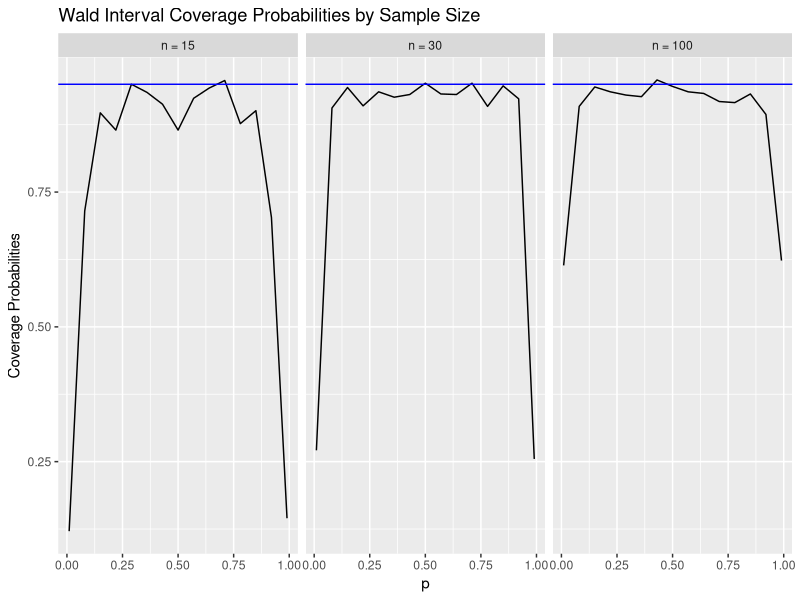
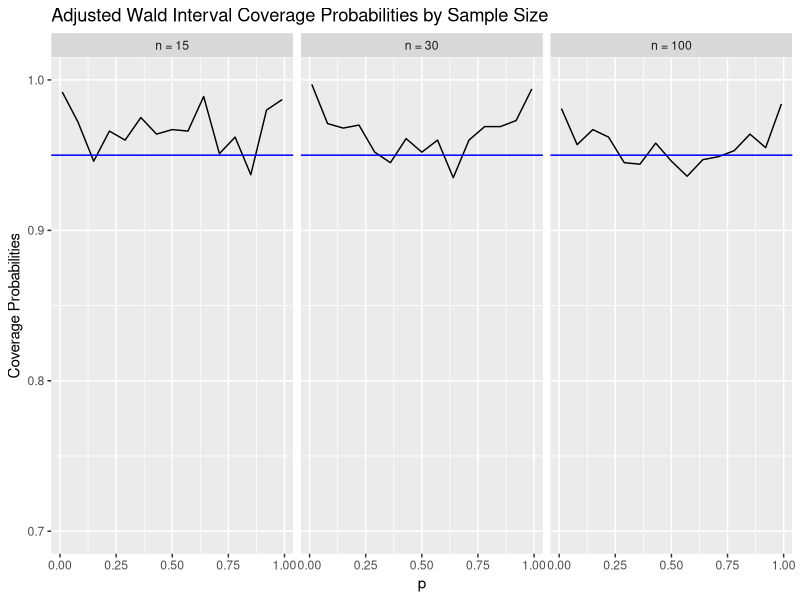
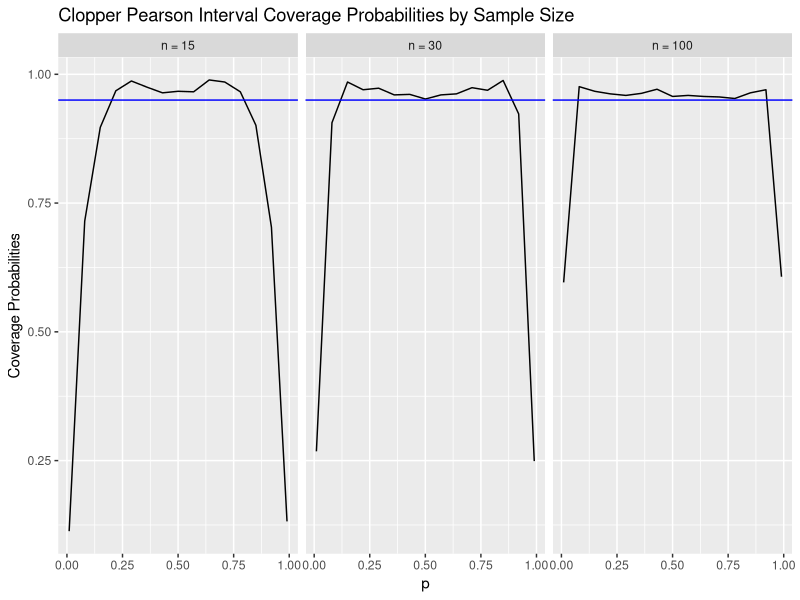
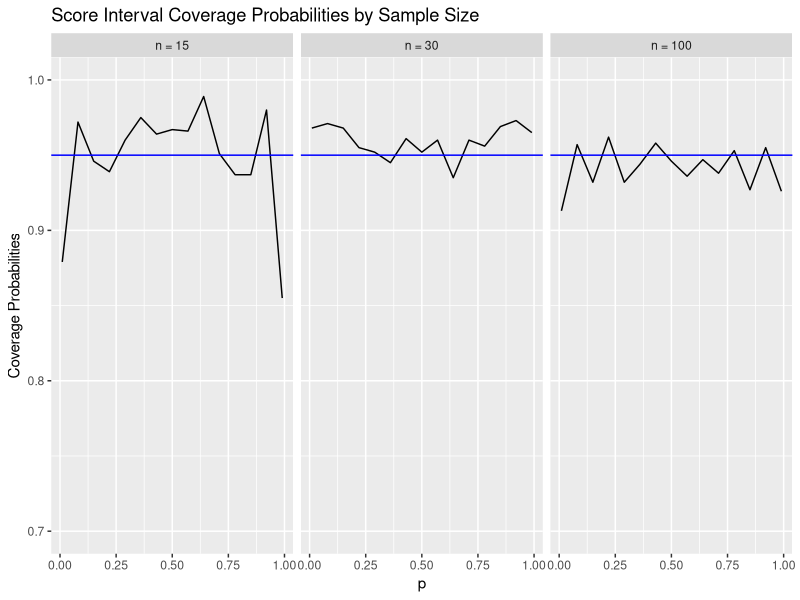
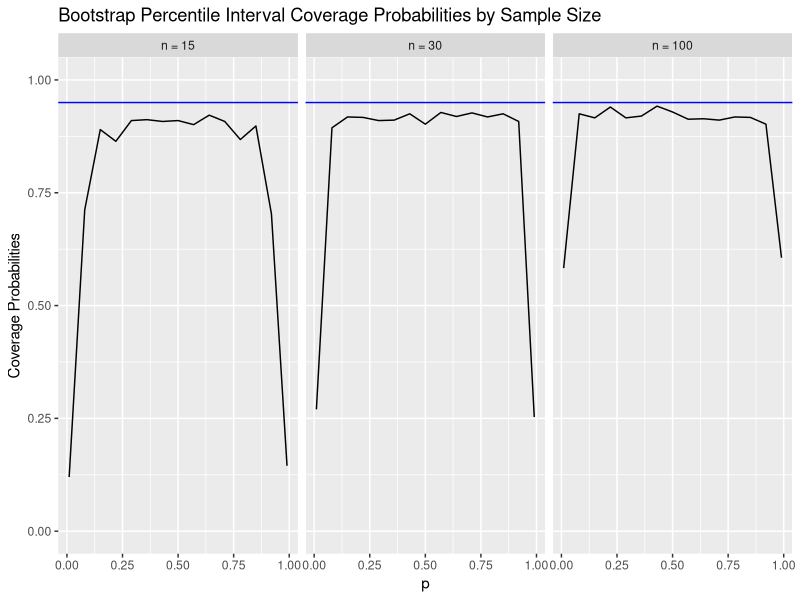
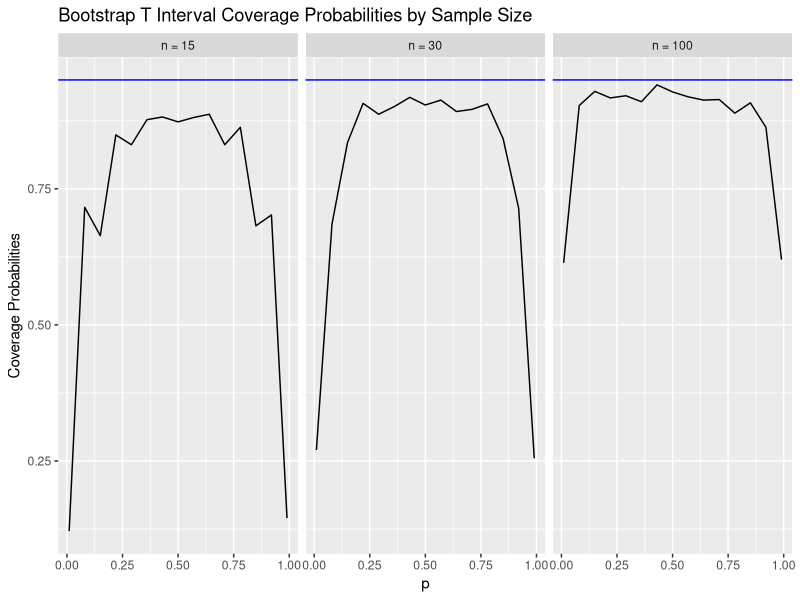
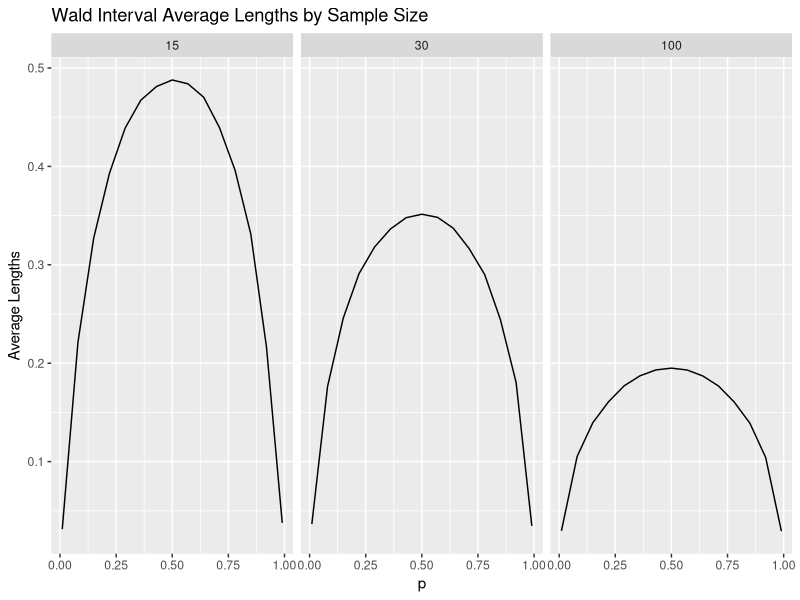
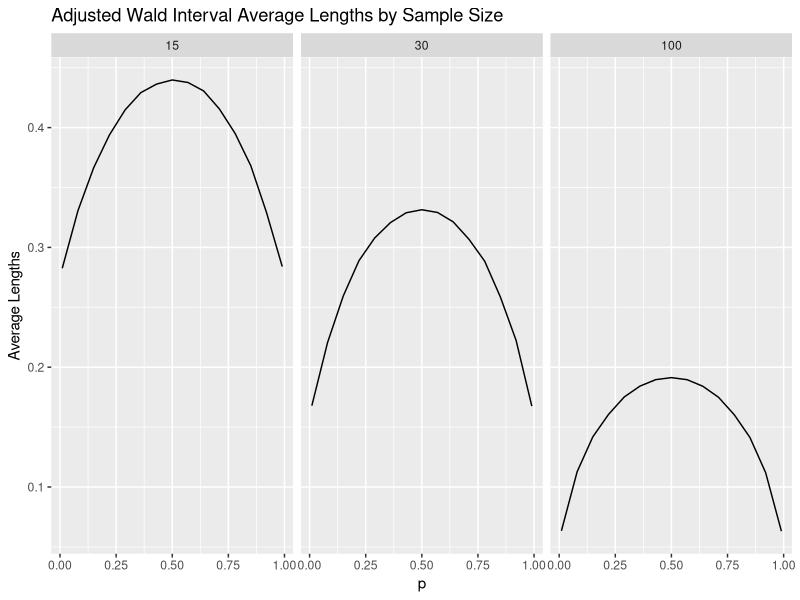

The R script that drew these images, in order: (Note: this script raises an error after producing the figures.)
## ---- chunk 1

pdf(width = 9, height = 9)

## ---- chunk 2

#Create a Wald Interval function. 

#Let the default for alpha be 0.05.

wald_int <- function(y, n, alpha = 0.05){

  #Generate the lower and upper endpoints using sample proportion, critical value from standard normal distribution, and estimated standard error.

  c(y/n -qnorm(1-alpha/2)*sqrt(((y/n)*(1-y/n))/n),

    y/n +qnorm(1-alpha/2)*sqrt(((y/n)*(1-y/n))/n))

}

## ---- chunk 3
adjusted_waldCI <- function (y, n, alpha=0.05){
  c((y+2)/(n+4) - qnorm(1-alpha/2)*sqrt(((y+2)/(n+4))*(1-((y+2)/(n+4)))/(n+4)),
    (y+2)/(n+4) + qnorm(1-alpha/2)*sqrt(((y+2)/(n+4))*(1-((y+2)/(n+4)))/(n+4)))
}

## ---- chunk 4

#Create a Clopper-Pearson Interval function. 

#Let the default for alpha be 0.05.

CP_int <- function(y, n, alpha = 0.05){

  #Consider cases where y =0 or n and assign intervals.

  if(y==0){

    return(c(0,0))

  }

  else if(y==n){

    return(c(1,1))

  }

  #If y does not equal 0 or n, generate Clopper-Pearson interval based on F distribution.

  else{

  c((1 + (n-y+1)/(y*qf(alpha/2,2*y, 2*(n-y+1))))^-1,

    (1 + (n-y)/((y+1)*qf(1-alpha/2, 2*(y+1), 2*(n-y))))^-1)

  }

}

## ---- chunk 5
# Score Interval Function 
scoreCI <- function(y, n, alpha = 0.05) {
  # Sample proportion
  p_hat <- y / n
  
  # Critical value for the desired confidence level (alpha/2)
  z <- qnorm(1 - alpha / 2)
  
  # center of the interval 
  center <- (p_hat + (z^2 / (2 * n)))
  
  # Calculate the margin of error
  error_term <- z * sqrt((p_hat * (1 - p_hat) + (z^2 / (4 * n)))/n)
  
  # Calculate the lower and upper bounds
  lower_bound <- (center - error_term)/ (1 + (z^2 / n))
  upper_bound <- (center + error_term) / (1 + (z^2 / n))
  
  # Return the score interval
  return(c(score_lower<-lower_bound, score_upper<-upper_bound))
  
}

## ---- chunk 6
bootstrap_int <- function(y, n, alpha = 0.05, B = 100) {

  # Calculate the sample proportion.
  phat <- y / n
  
   if (y == 0) {return(list(bootstrap_per_interval = c(0, 0), bootstrap_t_interval = c(0, 0)))
   }
  else if (y == n) {return(list(bootstrap_per_interval = c(1, 1), bootstrap_t_interval = c(1, 1))) }
  else{

  # Get B resamples of size n and compute the sample proportion for each.
  boot_estimates <- replicate(B, {

    boot_sample <- rbinom(1, size = n, prob = phat) 
    boot_phat <- boot_sample / n  
    
    return(boot_phat)
  })

  # Calculate the raw percentile interval from the bootstrapped proportions
  lower_percentile <- quantile(boot_estimates, alpha / 2)
  upper_percentile <- quantile(boot_estimates, 1 - alpha / 2)

  # Secondary bootstrap for standard error estimation and t-statistics
  secondary_boot <- replicate(B, {
    boot_sample2 <- rbinom(1, size = n, prob = phat)
    boot_phat2 <- boot_sample2 / n
    return(boot_phat2)
  })

    estimated_SE_phat_boot <- sd(secondary_boot)
  
  #If the standard error is too small (close to zero), return NA for the t-interval
  if (estimated_SE_phat_boot < 1e-10) {
    lower_boot_t <- NA
    upper_boot_t <- NA
  } else {
    #Calculate the t-statistics 
    boot_phat_t <- (boot_estimates - phat) / estimated_SE_phat_boot

    #Calculate the critical values (percentiles of the t-statistics)
    lower_t_percentile <- quantile(boot_phat_t, alpha / 2, na.rm=TRUE)
    upper_t_percentile <- quantile(boot_phat_t, 1 - alpha / 2, na.rm = TRUE)

    # Calculate the bootstrap t-interval
    lower_boot_t <- phat - upper_t_percentile * estimated_SE_phat_boot
    upper_boot_t <- phat - lower_t_percentile * estimated_SE_phat_boot
  }
  
}
  # Return both intervals as a list
  return(list(
    bootstrap_per_interval = c(lower_percentile, upper_percentile),
    bootstrap_t_interval = c(lower_boot_t, upper_boot_t)
  ))
}

## ---- chunk 7

#Set the seed for reproducibility.

set.seed(200)

# set to N=1000 random samples 
N<-1000

#Create a vector of sample sizes.

sample_sizes <- c(15, 30, 100)

# Create a vector of 15 values of p ranging from 0.01 to 0.99
p <- seq(0.01, 0.99, length.out = 15)

# Print the vector
print(p)


# Initialize lists to store each data frame of CIs.

wald_confidence_int <- list() 

adjusted_wald_CI <- list()

cp_confidence_int <- list()

score_CI <-list()

boot_per_CI <- list()

boot_t_CI <- list()  

#Iterate through all sample sizes.

for(size in sample_sizes){
  
  #Iterate through all probabilities.

  for(prob in p){

  #Intialize data frames to store the confidence intervals.

   wald_CIs <- data.frame(lower=numeric(N), upper=numeric(N))
   
   adjusted_waldCIs <- data.frame(lower=numeric(N), upper=numeric(N))

   cp_CIs <- data.frame(lower=numeric(N), upper=numeric(N))
   
   scoreCIs <- data.frame(lower=numeric(N), upper=numeric(N))

   boot_perCIs <- data.frame(lower=numeric(N), upper=numeric(N))
   
   boot_tCIs <- data.frame(lower=numeric(N), upper=numeric(N))

  

   #Generate the random data based on n and p.

   data <- rbinom(n=N, size, prob)

#Get 1000 samples.

for(i in 1:N){

  y<-data[i]

  
  #Apply the wald_int function and store the lower & upper endpoint (95% CI).

  wald_interval <- wald_int(y, size)

  wald_CIs$lower[i] <- wald_interval[1]

  wald_CIs$upper[i] <- wald_interval[2]

  # Apply the adjusted wald interval function
  adjusted_wald_interval <- adjusted_waldCI(y, size)
  
  adjusted_waldCIs$lower[i] <- adjusted_wald_interval[1]
  
  adjusted_waldCIs$upper[i] <- adjusted_wald_interval[2]
  

  #Apply the CP_int function and store the lower & upper endpoint.

  cp_interval <- CP_int(y, size)

  cp_CIs$lower[i] <- cp_interval[1]

  cp_CIs$upper[i] <- cp_interval[2]

  # Apply score interval function and store the lower and upper endpoint
  
  score_interval <- scoreCI(y,size)
  
  scoreCIs$lower[i] <- score_interval[1]
  
  scoreCIs$upper[i] <- score_interval[2]


  #Apply the bootstrap_int function and store the lower & upper endpoint for both methods.

  boot_interval <- bootstrap_int(y, size)

  boot_perCIs$lower[i] <- boot_interval$bootstrap_per_interval[1]

  boot_perCIs$upper[i] <- boot_interval$bootstrap_per_interval[2]

  boot_tCIs$lower[i] <-boot_interval$bootstrap_t_interval[1]
  
  boot_tCIs$upper[i] <-boot_interval$bootstrap_t_interval[2]

}

  #Store each data frame in the list with names.

  wald_confidence_int[[paste0("Wald", "size_", size, "prob_", prob)]] <- wald_CIs
  
  adjusted_wald_CI[[paste0("Adjusted Wald","size_", size,"prob_", prob)]]<-adjusted_waldCIs

  cp_confidence_int[[paste0("Clopper-Pearson", "size_", size, "prob_", prob)]] <- cp_CIs
  
  score_CI[[paste0("Score", "size_", size, "prob_", prob)]] <- scoreCIs

  boot_per_CI[[paste0("Bootstrap Percentile", "size_", size, "prob_", prob)]] <- boot_perCIs
  
  boot_t_CI[[paste0("Bootstrap t interval", "size_", size, "prob_", prob)]] <- boot_tCIs

  }
}
## ---- chunk 8

#Initialize a lengths numeric vector to hold average lengths of size 45.

wald_lengths <- numeric(45)

adjusted_wald_lengths <- numeric(45)

cp_lengths <- numeric(45)

score_lengths <-numeric(45)

boot_per_lengths <- numeric(45)

boot_t_lengths <-numeric(45)

wald_se <- numeric(45)


#Use a for loop to calculate the average lengths for each set of 1000 intervals. 

for(i in 1:45){

  wald_lengths[i] <- mean(wald_confidence_int[[i]]$upper - wald_confidence_int[[i]]$lower)

  wald_se[i] <- sd(wald_confidence_int[[i]]$upper - wald_confidence_int[[i]]$lower)
  
  adjusted_wald_lengths[i] <- mean(adjusted_wald_CI[[i]]$upper - adjusted_wald_CI[[i]]$lower)
   
  cp_lengths[i] <- mean(cp_confidence_int[[i]]$upper - cp_confidence_int[[i]]$lower)
  
  score_lengths[i] <- mean(score_CI[[i]]$upper - score_CI[[i]]$lower)

  boot_per_lengths[i] <- mean(boot_per_CI[[i]]$upper - boot_per_CI[[i]]$lower)

  boot_t_lengths[i] <- mean(boot_t_CI[[i]]$upper -  boot_t_CI[[i]]$lower)

}


# Create a vector that contains the probabilities 3 times.

repeated_p <- rep(p, 3)



#Initialize a numeric vector of length 45 to hold the coverage probabilities.

wald_coverage_probabilities <- numeric(45)

adjusted_wald_coverage_probabilities <- numeric(45)

cp_coverage_probabilities <- numeric(45)

score_coverage_probabilities <-numeric(45)

boot_per_coverage_probabilities <- numeric(45)

boot_t_coverage_probabilities <-numeric(45)



#Use a for loop to calculate the coverage probability (% containing true p) for each set of 1000 intervals.

for (i in 1:45) {

  wald_coverage_probabilities[i] <- mean(wald_confidence_int[[i]]$upper > repeated_p[i] & wald_confidence_int[[i]]$lower < repeated_p[i])
  
  adjusted_wald_coverage_probabilities[i] <- mean(adjusted_wald_CI[[i]]$upper > repeated_p[i] & adjusted_wald_CI[[i]]$lower < repeated_p[i])

  cp_coverage_probabilities[i] <- mean(cp_confidence_int[[i]]$upper > repeated_p[i] & cp_confidence_int[[i]]$lower < repeated_p[i])
  
  score_coverage_probabilities[i] <- mean(score_CI[[i]]$upper > repeated_p[i] & score_CI[[i]]$lower < repeated_p[i])

  boot_per_coverage_probabilities[i] <- mean(boot_per_CI[[i]]$upper > repeated_p[i] & boot_per_CI[[i]]$lower < repeated_p[i])
  
  boot_t_coverage_probabilities[i] <- mean(boot_t_CI[[i]]$upper > repeated_p[i] & boot_t_CI[[i]]$lower < repeated_p[i]
                                             )

}


#Initalize numeric vectors of length 45 to store the percentage of intervals missing too low.

wald_miss_low <- numeric(45)

adjusted_wald_miss_low <- numeric(45)

cp_miss_low <- numeric(45)

score_miss_low <- numeric(45)

boot_per_miss_low <- numeric(45)

boot_t_miss_low <-numeric(45)


#Find the percentage where the true p is above the interval. 

for (i in 1:45) {

  wald_miss_low[i] <- mean(wald_confidence_int[[i]]$upper < repeated_p[i])
  
  adjusted_wald_miss_low[i] <- mean(adjusted_wald_CI[[i]]$upper < repeated_p[i])

  cp_miss_low[i] <- mean(cp_confidence_int[[i]]$upper < repeated_p[i])
  
  score_miss_low[i] <- mean(score_CI[[i]]$upper < repeated_p[i])

  boot_per_miss_low[i] <- mean(boot_per_CI[[i]]$upper < repeated_p[i])

  boot_t_miss_low[i]<-mean(boot_t_CI[[i]]$upper < repeated_p[i])
}



# Initalize numeric vectors of length 45 to store the percentage of intervals missing too high.

wald_miss_high <- numeric(45)

adjusted_wald_miss_high <-numeric(45)

cp_miss_high <- numeric(45)

score_miss_high <-numeric(45)

boot_per_miss_high <- numeric(45)

boot_t_miss_high <- numeric(45)



# Find the percentage where the true p is below the interval.

for (i in 1:45) {

  wald_miss_high[i] <- mean(wald_confidence_int[[i]]$lower > repeated_p[i])
  
  adjusted_wald_miss_high[i] <- mean(adjusted_wald_CI[[i]]$lower > repeated_p[i])

  cp_miss_high[i] <- mean(cp_confidence_int[[i]]$lower > repeated_p[i])
  
  score_miss_high[i] <- mean(score_CI[[i]]$lower > repeated_p[i])

  boot_per_miss_high[i] <- mean(boot_per_CI[[i]]$lower > repeated_p[i])
  
  boot_t_miss_high[i] <- mean(boot_t_CI[[i]]$lower > repeated_p[i])

}


#Create a vector of the values of n.

n_values <- c(rep(15,15), rep(30, 15), rep(100,15))

#Use the repeated p values created above.

repeated_p <- rep(p, 3)



#Store the n, p, lengths, coverage probabilities, and % missing above and below.

wald_summary <- data.frame(n = n_values, p = repeated_p, avg_int_lengths = wald_lengths, coverage_probs = wald_coverage_probabilities, miss_low = wald_miss_low, miss_high = wald_miss_high)

#Display first few rows of wald_summary.
head(wald_summary)

adjusted_wald_summary <- data.frame(n = n_values, p = repeated_p, avg_int_lengths = adjusted_wald_lengths, coverage_probs = adjusted_wald_coverage_probabilities, miss_low = adjusted_wald_miss_low, miss_high = adjusted_wald_miss_high)

#Display first few rows of adjusted_wald_summary.
head(adjusted_wald_summary)

cp_summary <- data.frame(n = n_values, p = repeated_p, avg_int_lengths = cp_lengths, coverage_probs = cp_coverage_probabilities, miss_low = cp_miss_low, miss_high = cp_miss_high)

#Display first few rows of cp_summary.
head(cp_summary)

score_summary <- data.frame(n = n_values, p = repeated_p, avg_int_lengths = score_lengths, coverage_probs = score_coverage_probabilities, miss_low = score_miss_low, miss_high = score_miss_high)

#Display first few rows of score_summary.
head(score_summary)

boot_per_summary <- data.frame(n = n_values, p = repeated_p, avg_int_lengths = boot_per_lengths, coverage_probs = boot_per_coverage_probabilities, miss_low = boot_per_miss_low, miss_high = boot_per_miss_high)

#Display first few rows of boot_per_summary.
head(boot_per_summary)

boot_t_summary <- data.frame(n = n_values, p = repeated_p, avg_int_lengths = boot_t_lengths, coverage_probs = boot_t_coverage_probabilities, miss_low = boot_t_miss_low, miss_high = boot_t_miss_high)

#Display first few rows of boot_t_summary
head(boot_t_summary)
## ---- chunk 9

#Read in ggplot2 to make plots.

library(ggplot2)

## ---- chunk 10

ggplot(wald_summary, aes(x=p, y=wald_coverage_probabilities)) +
  
  geom_line()+
  
  #Facet wrap over sample size to compare plots for different sample sizes.
  facet_wrap(~n, labeller = labeller(n = function(x) paste("n =", x))) + 
  
  #Add title for overall plot and y axis.
  labs(title = "Wald Interval Coverage Probabilities by Sample Size",
       y = "Coverage Probabilities") +
  
  #Add a line at the idea convergence probability for clarity.
  geom_hline(yintercept = 0.95, color = "blue")
## ---- chunk 11
ggplot(adjusted_wald_summary, aes(x = p, y = adjusted_wald_coverage_probabilities)) +
  
  # Use a line graph to create a curve
  geom_line(color = "black") +
  
  # Facet wrap over sample size to compare plots for different sample sizes, 
  # use labeller to show n = n_values in the strip labels
  facet_wrap(~n, labeller = labeller(n = function(x) paste("n =", x))) +
  
  # Add title for overall plot and y axis.
  labs(title = "Adjusted Wald Interval Coverage Probabilities by Sample Size",
       y = "Coverage Probabilities",
       x = "p") +
  
  ylim (0.7,1) +
  
  # Add a line at the ideal coverage probability (0.95) for clarity.
  geom_hline(yintercept = 0.95, color = "blue")
  
## ---- chunk 12

ggplot(cp_summary, aes(x=p, y=cp_coverage_probabilities)) +

  #Use point graph to make easier to see differences.

  geom_line()+

  #Facet wrap over sample size to compare plots for different sample sizes.

  facet_wrap(~n, labeller = labeller(n = function(x) paste("n =", x))) + 

  #Add title for overall plot and y axis.

  labs(title = "Clopper Pearson Interval Coverage Probabilities by Sample Size",

       y = "Coverage Probabilities") +

  #Add a line at the idea convergence probability for clarity.

  geom_hline(yintercept = 0.95, color = "blue")

## ---- chunk 13
ggplot(score_summary, aes(x = p, y = score_coverage_probabilities)) +
  
  # Use a line graph to create a curve
  geom_line(color = "black") +
  
  # Facet wrap over sample size to compare plots for different sample sizes, 
  # use labeller to show n = n_values in the strip labels
  facet_wrap(~n, labeller = labeller(n = function(x) paste("n =", x))) +
  
  # Add title for overall plot and y axis.
  labs(title = "Score Interval Coverage Probabilities by Sample Size",
       y = "Coverage Probabilities",
       x = "p") +
  ylim(0.7,1) +
  
  # Add a line at the ideal coverage probability (0.95) for clarity.
  geom_hline(yintercept = 0.95, color = "blue") 
  
## ---- chunk 14

#Bootstrap Percentile Coverage Probability Plot

ggplot(boot_per_summary, aes(x=p, y=boot_per_coverage_probabilities)) +

  #Use point graph to make easier to see differences.

  geom_line()+

  #Facet wrap over sample size to compare plots for different sample sizes.

  facet_wrap(~n, labeller = labeller(n = function(x) paste("n =", x))) + 

  #Add title for overall plot and y axis.

  labs(title = "Bootstrap Percentile Interval Coverage Probabilities by Sample Size",

       y = "Coverage Probabilities") +

  #Add a line at the idea convergence probability for clarity.

  geom_hline(yintercept = 0.95, color = "blue") +ylim(0,1)

## ---- chunk 15
ggplot(boot_t_summary, aes(x = p, y = boot_t_coverage_probabilities)) +
  
  # Use a line graph to create a curve
  geom_line(color = "black") +
  
  # Facet wrap over sample size to compare plots for different sample sizes, 
  # use labeller to show n = n_values in the strip labels
  facet_wrap(~n, labeller = labeller(n = function(x) paste("n =", x))) +
  
  # Add title for overall plot and y axis.
  labs(title = "Bootstrap T Interval Coverage Probabilities by Sample Size",
       y = "Coverage Probabilities",
       x = "p") +
  
  # Add a line at the ideal coverage probability (0.95) for clarity.
  geom_hline(yintercept = 0.95, color = "blue") 
  
## ---- chunk 16

ggplot(wald_summary, aes(x=p, y=wald_lengths)) +

  geom_line()+

  facet_wrap(~n) + 

  labs(title = "Wald Interval Average Lengths by Sample Size",

       y = "Average Lengths")

## ---- chunk 17
ggplot(adjusted_wald_summary, aes(x=p, y=adjusted_wald_lengths)) +

  geom_line()+

  facet_wrap(~n) + 

  labs(title = "Adjusted Wald Interval Average Lengths by Sample Size",

       y = "Average Lengths")

## ---- chunk 18

#Clopper-Pearson Average Lengths Plot

ggplot(cp_summary, aes(x=p, y=cp_lengths)) +

  geom_line()+

  facet_wrap(~n) + 

  labs(title = "Clopper-Pearson Interval Average Lengths by Sample Size",

       y = "Average Lengths")

## ---- chunk 19
#Score Interval Average Lengths Plot

ggplot(score_summary, aes(x=p, y=score_lengths)) +

  geom_line(na.rm = TRUE)+

  facet_wrap(~n) + 

  labs(title = "Score Interval Average Lengths by Sample Size",

       y = "Average Lengths")

## ---- chunk 20

#Bootstrap Percentile Interval Average Lengths Plot

ggplot(boot_per_summary, aes(x=p, y=boot_per_lengths)) +

  geom_line(na.rm = TRUE)+

  facet_wrap(~n) + 

  labs(title = "Bootstrap Percentile Interval Average Lengths by Sample Size",

       y = "Average Lengths")

## ---- chunk 21
#Bootstrap T Interval Average Lengths Plot

ggplot(boot_t_summary, aes(x=p, y=boot_t_lengths)) +

  geom_line(na.rm = TRUE)+

  facet_wrap(~n) + 

  labs(title = "Bootstrap T Interval Average Lengths by Sample Size",

       y = "Average Lengths")

## ---- chunk 22
sd_wald <-sd(wald_lengths) 
paste("The standard error of the average lengths for the Wald Interval is ", sd_wald)

sd_adjusted_wald<- sd(adjusted_wald_lengths)
paste("The standard error of the average lengths for the Adjusted Wald Interval is ", sd_adjusted_wald)

sd_cp <- sd(cp_lengths)
paste("The standard error of the average lengths for the Clopper Pearson Interval is ", sd_cp)

sd_score <- sd(score_lengths)
paste("The standard error of the average lengths for the Score Interval is ", sd_score)

sd_boot_per <-sd(boot_per_lengths, na.rm = TRUE)
paste("The standard error of the average lengths for the Bootstrap Percentile Interval is ", sd_boot_per)

sd_boot_t <-sd(boot_t_lengths, na.rm=TRUE)
paste("The standard error of the average lengths for the Bootstrap T Interval is ", sd_boot_t)

## ---- chunk 23
#Initialize a lengths numeric vector to hold average lengths of size 45.
wald_lengths <- numeric(45)
cp_lengths <- numeric(45)
boot_lengths <- numeric(45)

#Use a for loop to calculate the average lengths for each set of 1000 intervals. 
for(i in 1:45){
  wald_lengths[i] <- mean(wald_confidence_int[[i]]$upper - wald_confidence_int[[i]]$lower)
  cp_lengths[i] <- mean(cp_confidence_int[[i]]$upper - cp_confidence_int[[i]]$lower)
  boot_lengths[i] <- mean(boot_percentile_confidence_int[[i]]$upper - boot_percentile_confidence_int[[i]]$lower)
}

#Initialize numeric vectors of size 45 to hold standard errors.
wald_se <- numeric(45)
cp_se <- numeric(45)
boot_se <- numeric(45)

#Use a for loop to calculate the standard errors of average lengths
#for each set of 1000 intervals.
for(i in 1:45){
  wald_se[i] <- sd((wald_confidence_int[[i]]$upper -
                      wald_confidence_int[[i]]$lower))
  cp_se[i] <- sd((cp_confidence_int[[i]]$upper - 
                    cp_confidence_int[[i]]$lower))
  boot_se[i] <- sd((boot_percentile_confidence_int[[i]]$upper -
                      boot_percentile_confidence_int[[i]]$lower))
}

#Create a vector that contains the probabilities 3 times.
repeated_p <- rep(p, 3)

#Initialize a numeric vector of length 45 to hold the coverage probabilities.
wald_coverage_probabilities <- numeric(45)
cp_coverage_probabilities <- numeric(45)
boot_coverage_probabilities <- numeric(45)


#Use a for loop to calculate the coverage probability (% containing true p) for each set of 1000 intervals.
for (i in 1:45) {
  wald_coverage_probabilities[i] <- 
    mean(wald_confidence_int[[i]]$upper > repeated_p[i] &
           wald_confidence_int[[i]]$lower < repeated_p[i])
  
  cp_coverage_probabilities[i] <- 
    mean(cp_confidence_int[[i]]$upper > repeated_p[i] &
           cp_confidence_int[[i]]$lower < repeated_p[i])
  
  boot_coverage_probabilities[i] <-
    mean(boot_percentile_confidence_int[[i]]$upper > repeated_p[i] &
           boot_percentile_confidence_int[[i]]$lower < repeated_p[i])
}



#Initialize numeric vectors to store the percentage of intervals missing low.
wald_miss_low <- numeric(45)
cp_miss_low <- numeric(45)
boot_miss_low <- numeric(45)

#Find the percentage where the true p is above the interval. 
for (i in 1:45) {
  wald_miss_low[i] <- mean(wald_confidence_int[[i]]$upper < repeated_p[i])
  cp_miss_low[i] <- mean(cp_confidence_int[[i]]$upper < repeated_p[i])
  boot_miss_low[i] <- mean(boot_percentile_confidence_int[[i]]$upper < repeated_p[i])
}

#Initalize numeric vectors to store the percentage of intervals missing high.
wald_miss_high <- numeric(45)
cp_miss_high <- numeric(45)
boot_miss_high <- numeric(45)

#Find the percentage where the true p is below the interval.
for (i in 1:45) {
  wald_miss_high[i] <- mean(wald_confidence_int[[i]]$lower > repeated_p[i])
  cp_miss_high[i] <- mean(cp_confidence_int[[i]]$lower > repeated_p[i])
  boot_miss_high[i] <- mean(boot_percentile_confidence_int[[i]]$lower > repeated_p[i])
}


#Create a data frame to hold information about the Wald Interval. 

#Create a vector of the values of n.
n_values <- c(rep(15,15), rep(30, 15), rep(100,15))
#Use the repeated p values created above.
repeated_p <- rep(p, 3)

#Store the n, p, lengths, coverage probabilities, and % missing above and below.
wald_summary <- data.frame(n = n_values, 
                           p = repeated_p, 
                           avg_int_lengths = wald_lengths,
                           st_errors = wald_se,
                           coverage_probs = wald_coverage_probabilities,
                           miss_low = wald_miss_low, 
                           miss_high = wald_miss_high)

head(wald_summary)

cp_summary <- data.frame(n = n_values, 
                         p = repeated_p, 
                         avg_int_lengths = cp_lengths, 
                         st_errors = cp_se,
                         coverage_probs = cp_coverage_probabilities, 
                         miss_low = cp_miss_low, 
                         miss_high = cp_miss_high)

boot_summary <- data.frame(n = n_values, 
                           p = repeated_p, 
                           avg_int_lengths = boot_lengths, 
                           st_errors = boot_se,
                           coverage_probs = boot_coverage_probabilities,
                           miss_low = boot_miss_low, 
                           miss_high = boot_miss_high)
## ---- chunk 24
#Read in ggplot2 to make plots.
library(ggplot2)
## ---- chunk 25
ggplot(wald_summary, aes(x=p, y=wald_coverage_probabilities)) +
  #Use point graph to make easier to see differences.
  geom_point()+
  #Facet wrap over sample size to compare plots for different sample sizes.
  facet_wrap(~n) + 
  #Add title for overall plot and y axis.
  labs(title = "Wald Interval Coverage Probabilities by Sample Size",
       y = "Coverage Probabilities") +
  #Add a line at the idea convergence probability for clarity.
  geom_hline(yintercept = 0.95, color = "blue")
## ---- chunk 26
ggplot(cp_summary, aes(x=p, y=cp_coverage_probabilities)) +
  #Use point graph to make easier to see differences.
  geom_point()+
  #Facet wrap over sample size to compare plots for different sample sizes.
  facet_wrap(~n) + 
  #Add title for overall plot and y axis.
  labs(title = "Clopper-Pearson Interval Coverage Probs by Sample Size",
       y = "Coverage Probabilities") +
  #Add a line at the idea convergence probability for clarity.
  geom_hline(yintercept = 0.95, color = "blue")
## ---- chunk 27
#Bootstrap Percentile Coverage Probability Plot
ggplot(boot_summary, aes(x=p, y=boot_coverage_probabilities)) +
  #Use point graph to make easier to see differences.
  geom_point()+
  #Facet wrap over sample size to compare plots for different sample sizes.
  facet_wrap(~n) + 
  #Add title for overall plot and y axis.
  labs(title = "Bootstrap Percentile Interval Coverage Probs by Sample Size",
       y = "Coverage Probabilities") +
  #Add a line at the idea convergence probability for clarity.
  geom_hline(yintercept = 0.95, color = "blue")
## ---- chunk 28
ggplot(wald_summary, aes(x=p, y=wald_lengths)) +
  geom_line()+
  facet_wrap(~n) + 
  labs(title = "Wald Interval Average Lengths by Sample Size",
       y = "Average Lengths")
## ---- chunk 29
#Clopper-Pearson Average Lengths Plot
ggplot(cp_summary, aes(x=p, y=cp_lengths)) +
  geom_line()+
  facet_wrap(~n) + 
  labs(title = "Clopper-Pearson Interval Average Lengths by Sample Size",
       y = "Average Lengths")
## ---- chunk 30
#Bootstrap Percentile Interval Average Lengths Plot
ggplot(boot_summary, aes(x=p, y=boot_lengths)) +
  geom_line()+
  facet_wrap(~n) + 
  labs(title = "Bootstrap Percentile Interval Average Lengths by Sample Size",
       y = "Average Lengths")
